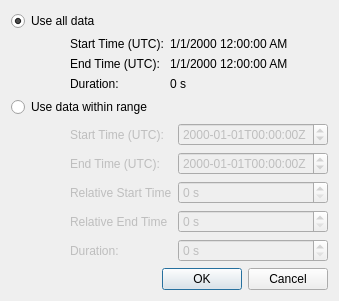
<?xml version="1.0" encoding="UTF-8"?>
<ui version="4.0">
 <class>DateTimeSubsetDialog</class>
 <widget class="QDialog" name="DateTimeSubsetDialog">
  <property name="geometry">
   <rect>
    <x>0</x>
    <y>0</y>
    <width>283</width>
    <height>284</height>
   </rect>
  </property>
  <property name="windowTitle">
   <string>Select Data Range</string>
  </property>
  <layout class="QGridLayout" name="gridLayout">
   <item row="4" column="0" colspan="3">
    <spacer name="verticalSpacer">
     <property name="orientation">
      <enum>Qt::Vertical</enum>
     </property>
     <property name="sizeHint" stdset="0">
      <size>
       <width>0</width>
       <height>0</height>
      </size>
     </property>
    </spacer>
   </item>
   <item row="0" column="0" colspan="3">
    <widget class="QRadioButton" name="useAllData">
     <property name="text">
      <string>Use all data</string>
     </property>
     <property name="checked">
      <bool>true</bool>
     </property>
    </widget>
   </item>
   <item row="5" column="0" colspan="3">
    <widget class="QDialogButtonBox" name="buttonBox">
     <property name="orientation">
      <enum>Qt::Horizontal</enum>
     </property>
     <property name="standardButtons">
      <set>QDialogButtonBox::Cancel|QDialogButtonBox::Ok</set>
     </property>
    </widget>
   </item>
   <item row="3" column="1" colspan="2">
    <layout class="QFormLayout" name="formLayout_2">
     <property name="fieldGrowthPolicy">
      <enum>QFormLayout::AllNonFixedFieldsGrow</enum>
     </property>
     <item row="0" column="0">
      <widget class="QLabel" name="startLabel">
       <property name="enabled">
        <bool>false</bool>
       </property>
       <property name="text">
        <string>Start Time (UTC):</string>
       </property>
      </widget>
     </item>
     <item row="0" column="1">
      <widget class="QDateTimeEdit" name="startDateTime">
       <property name="enabled">
        <bool>false</bool>
       </property>
       <property name="wrapping">
        <bool>true</bool>
       </property>
       <property name="displayFormat">
        <string>yyyy-MM-ddThh:mm:ssZ</string>
       </property>
      </widget>
     </item>
     <item row="1" column="0">
      <widget class="QLabel" name="endLabel">
       <property name="enabled">
        <bool>false</bool>
       </property>
       <property name="text">
        <string>End Time (UTC):</string>
       </property>
      </widget>
     </item>
     <item row="1" column="1">
      <widget class="QDateTimeEdit" name="endDateTime">
       <property name="enabled">
        <bool>false</bool>
       </property>
       <property name="wrapping">
        <bool>true</bool>
       </property>
       <property name="displayFormat">
        <string>yyyy-MM-ddThh:mm:ssZ</string>
       </property>
      </widget>
     </item>
     <item row="4" column="0">
      <widget class="QLabel" name="durationLabel">
       <property name="enabled">
        <bool>false</bool>
       </property>
       <property name="text">
        <string>Duration:</string>
       </property>
      </widget>
     </item>
     <item row="2" column="0">
      <widget class="QLabel" name="label">
       <property name="enabled">
        <bool>false</bool>
       </property>
       <property name="text">
        <string>Relative Start Time</string>
       </property>
      </widget>
     </item>
     <item row="3" column="0">
      <widget class="QLabel" name="label_2">
       <property name="enabled">
        <bool>false</bool>
       </property>
       <property name="text">
        <string>Relative End Time</string>
       </property>
      </widget>
     </item>
     <item row="2" column="1">
      <widget class="QSpinBox" name="startSeconds">
       <property name="enabled">
        <bool>false</bool>
       </property>
       <property name="suffix">
        <string> s</string>
       </property>
      </widget>
     </item>
     <item row="3" column="1">
      <widget class="QSpinBox" name="endSeconds">
       <property name="enabled">
        <bool>false</bool>
       </property>
       <property name="suffix">
        <string> s</string>
       </property>
      </widget>
     </item>
     <item row="4" column="1">
      <widget class="QSpinBox" name="duration">
       <property name="enabled">
        <bool>false</bool>
       </property>
       <property name="suffix">
        <string> s</string>
       </property>
      </widget>
     </item>
    </layout>
   </item>
   <item row="3" column="0">
    <spacer name="horizontalSpacer">
     <property name="orientation">
      <enum>Qt::Horizontal</enum>
     </property>
     <property name="sizeType">
      <enum>QSizePolicy::Fixed</enum>
     </property>
     <property name="sizeHint" stdset="0">
      <size>
       <width>13</width>
       <height>13</height>
      </size>
     </property>
    </spacer>
   </item>
   <item row="2" column="0" colspan="3">
    <widget class="QRadioButton" name="useSubset">
     <property name="text">
      <string>Use data within range</string>
     </property>
    </widget>
   </item>
   <item row="1" column="1" colspan="2">
    <layout class="QFormLayout" name="formLayout_4">
     <item row="0" column="0">
      <widget class="QLabel" name="allStartLabel">
       <property name="text">
        <string>Start Time (UTC):</string>
       </property>
      </widget>
     </item>
     <item row="0" column="1">
      <widget class="QLabel" name="allStart">
       <property name="text">
        <string>1/1/2000 12:00:00 AM</string>
       </property>
      </widget>
     </item>
     <item row="1" column="0">
      <widget class="QLabel" name="allEndLabel">
       <property name="text">
        <string>End Time (UTC):</string>
       </property>
      </widget>
     </item>
     <item row="1" column="1">
      <widget class="QLabel" name="allEnd">
       <property name="text">
        <string>1/1/2000 12:00:00 AM</string>
       </property>
      </widget>
     </item>
     <item row="2" column="0">
      <widget class="QLabel" name="allDurationLabel">
       <property name="text">
        <string>Duration:</string>
       </property>
      </widget>
     </item>
     <item row="2" column="1">
      <widget class="QLabel" name="allDuration">
       <property name="text">
        <string>0 s</string>
       </property>
      </widget>
     </item>
    </layout>
   </item>
  </layout>
 </widget>
 <tabstops>
  <tabstop>useAllData</tabstop>
  <tabstop>useSubset</tabstop>
  <tabstop>startDateTime</tabstop>
  <tabstop>endDateTime</tabstop>
  <tabstop>buttonBox</tabstop>
 </tabstops>
 <resources/>
 <connections>
  <connection>
   <sender>buttonBox</sender>
   <signal>accepted()</signal>
   <receiver>DateTimeSubsetDialog</receiver>
   <slot>accept()</slot>
   <hints>
    <hint type="sourcelabel">
     <x>245</x>
     <y>274</y>
    </hint>
    <hint type="destinationlabel">
     <x>157</x>
     <y>165</y>
    </hint>
   </hints>
  </connection>
  <connection>
   <sender>buttonBox</sender>
   <signal>rejected()</signal>
   <receiver>DateTimeSubsetDialog</receiver>
   <slot>reject()</slot>
   <hints>
    <hint type="sourcelabel">
     <x>273</x>
     <y>274</y>
    </hint>
    <hint type="destinationlabel">
     <x>275</x>
     <y>165</y>
    </hint>
   </hints>
  </connection>
  <connection>
   <sender>useSubset</sender>
   <signal>toggled(bool)</signal>
   <receiver>startLabel</receiver>
   <slot>setEnabled(bool)</slot>
   <hints>
    <hint type="sourcelabel">
     <x>70</x>
     <y>107</y>
    </hint>
    <hint type="destinationlabel">
     <x>101</x>
     <y>134</y>
    </hint>
   </hints>
  </connection>
  <connection>
   <sender>useSubset</sender>
   <signal>toggled(bool)</signal>
   <receiver>startDateTime</receiver>
   <slot>setEnabled(bool)</slot>
   <hints>
    <hint type="sourcelabel">
     <x>139</x>
     <y>107</y>
    </hint>
    <hint type="destinationlabel">
     <x>265</x>
     <y>134</y>
    </hint>
   </hints>
  </connection>
  <connection>
   <sender>useSubset</sender>
   <signal>toggled(bool)</signal>
   <receiver>endLabel</receiver>
   <slot>setEnabled(bool)</slot>
   <hints>
    <hint type="sourcelabel">
     <x>122</x>
     <y>107</y>
    </hint>
    <hint type="destinationlabel">
     <x>106</x>
     <y>160</y>
    </hint>
   </hints>
  </connection>
  <connection>
   <sender>useSubset</sender>
   <signal>toggled(bool)</signal>
   <receiver>endDateTime</receiver>
   <slot>setEnabled(bool)</slot>
   <hints>
    <hint type="sourcelabel">
     <x>222</x>
     <y>107</y>
    </hint>
    <hint type="destinationlabel">
     <x>265</x>
     <y>160</y>
    </hint>
   </hints>
  </connection>
  <connection>
   <sender>useSubset</sender>
   <signal>toggled(bool)</signal>
   <receiver>durationLabel</receiver>
   <slot>setEnabled(bool)</slot>
   <hints>
    <hint type="sourcelabel">
     <x>95</x>
     <y>107</y>
    </hint>
    <hint type="destinationlabel">
     <x>73</x>
     <y>238</y>
    </hint>
   </hints>
  </connection>
  <connection>
   <sender>useAllData</sender>
   <signal>toggled(bool)</signal>
   <receiver>allStartLabel</receiver>
   <slot>setEnabled(bool)</slot>
   <hints>
    <hint type="sourcelabel">
     <x>54</x>
     <y>19</y>
    </hint>
    <hint type="destinationlabel">
     <x>60</x>
     <y>34</y>
    </hint>
   </hints>
  </connection>
  <connection>
   <sender>useAllData</sender>
   <signal>toggled(bool)</signal>
   <receiver>allStart</receiver>
   <slot>setEnabled(bool)</slot>
   <hints>
    <hint type="sourcelabel">
     <x>167</x>
     <y>17</y>
    </hint>
    <hint type="destinationlabel">
     <x>168</x>
     <y>38</y>
    </hint>
   </hints>
  </connection>
  <connection>
   <sender>useAllData</sender>
   <signal>toggled(bool)</signal>
   <receiver>allEndLabel</receiver>
   <slot>setEnabled(bool)</slot>
   <hints>
    <hint type="sourcelabel">
     <x>89</x>
     <y>14</y>
    </hint>
    <hint type="destinationlabel">
     <x>80</x>
     <y>54</y>
    </hint>
   </hints>
  </connection>
  <connection>
   <sender>useAllData</sender>
   <signal>toggled(bool)</signal>
   <receiver>allEnd</receiver>
   <slot>setEnabled(bool)</slot>
   <hints>
    <hint type="sourcelabel">
     <x>150</x>
     <y>16</y>
    </hint>
    <hint type="destinationlabel">
     <x>149</x>
     <y>60</y>
    </hint>
   </hints>
  </connection>
  <connection>
   <sender>useAllData</sender>
   <signal>toggled(bool)</signal>
   <receiver>allDurationLabel</receiver>
   <slot>setEnabled(bool)</slot>
   <hints>
    <hint type="sourcelabel">
     <x>98</x>
     <y>18</y>
    </hint>
    <hint type="destinationlabel">
     <x>70</x>
     <y>76</y>
    </hint>
   </hints>
  </connection>
  <connection>
   <sender>useAllData</sender>
   <signal>toggled(bool)</signal>
   <receiver>allDuration</receiver>
   <slot>setEnabled(bool)</slot>
   <hints>
    <hint type="sourcelabel">
     <x>197</x>
     <y>14</y>
    </hint>
    <hint type="destinationlabel">
     <x>187</x>
     <y>73</y>
    </hint>
   </hints>
  </connection>
  <connection>
   <sender>useSubset</sender>
   <signal>toggled(bool)</signal>
   <receiver>label</receiver>
   <slot>setEnabled(bool)</slot>
   <hints>
    <hint type="sourcelabel">
     <x>38</x>
     <y>100</y>
    </hint>
    <hint type="destinationlabel">
     <x>59</x>
     <y>179</y>
    </hint>
   </hints>
  </connection>
  <connection>
   <sender>useSubset</sender>
   <signal>toggled(bool)</signal>
   <receiver>label_2</receiver>
   <slot>setEnabled(bool)</slot>
   <hints>
    <hint type="sourcelabel">
     <x>41</x>
     <y>100</y>
    </hint>
    <hint type="destinationlabel">
     <x>46</x>
     <y>207</y>
    </hint>
   </hints>
  </connection>
  <connection>
   <sender>useSubset</sender>
   <signal>toggled(bool)</signal>
   <receiver>startSeconds</receiver>
   <slot>setEnabled(bool)</slot>
   <hints>
    <hint type="sourcelabel">
     <x>222</x>
     <y>99</y>
    </hint>
    <hint type="destinationlabel">
     <x>213</x>
     <y>172</y>
    </hint>
   </hints>
  </connection>
  <connection>
   <sender>useSubset</sender>
   <signal>toggled(bool)</signal>
   <receiver>endSeconds</receiver>
   <slot>setEnabled(bool)</slot>
   <hints>
    <hint type="sourcelabel">
     <x>235</x>
     <y>99</y>
    </hint>
    <hint type="destinationlabel">
     <x>232</x>
     <y>205</y>
    </hint>
   </hints>
  </connection>
  <connection>
   <sender>useSubset</sender>
   <signal>toggled(bool)</signal>
   <receiver>duration</receiver>
   <slot>setEnabled(bool)</slot>
   <hints>
    <hint type="sourcelabel">
     <x>248</x>
     <y>100</y>
    </hint>
    <hint type="destinationlabel">
     <x>197</x>
     <y>231</y>
    </hint>
   </hints>
  </connection>
 </connections>
</ui>
